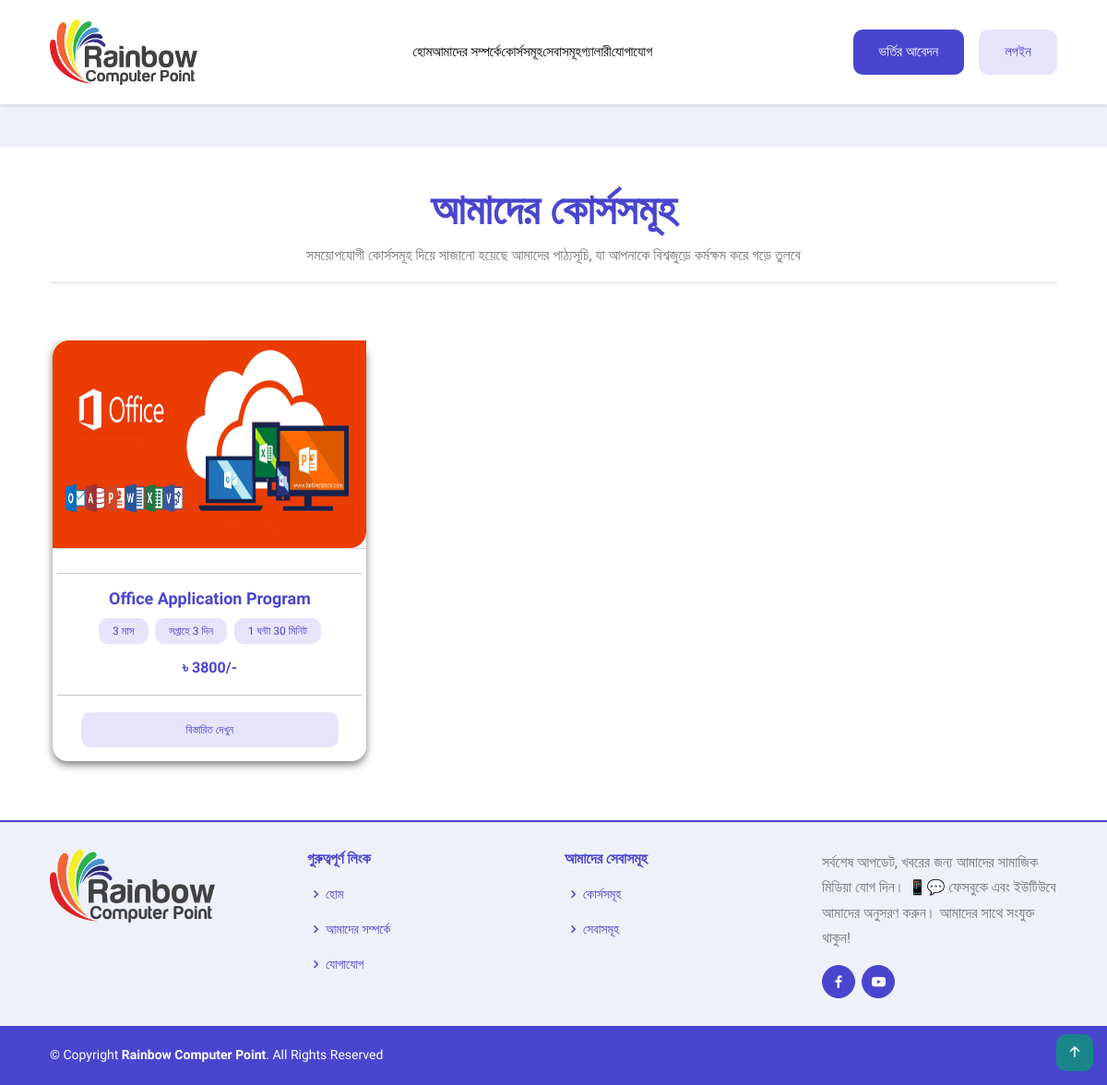
The page /coursePage/ on the database its author committed.
### RainbowApp/models.py (models this page shows)
class CourseInfoModel(models.Model):
    CourseName = models.CharField(max_length=100)
    CourseDuration = models.CharField(max_length=100)
    WeeklyClass = models.CharField(max_length=100)
    ClassDurationHour = models.CharField(max_length=100)
    ClassDurationMinute = models.CharField(max_length=100)
    CourseFee = models.CharField(max_length=100)
    AboutCourse = models.TextField()
    CourseTopics = models.TextField()
    CourseImage = models.ImageField(upload_to='static/courseImg/')

### RainbowProject/views.py (the view)
# urls.py: path('coursePage/',coursePage, name='coursePage'),
def coursePage(request):
    courseData = CourseInfoModel.objects.all()
    context = {
        'courseData': courseData,
    }
    return render(request,'course/coursepage.html',context)

### template/course/coursepage.html (shortened to what this page needs)
{% extends 'master/master.html' %}
{% block content %}
<section class="section course-section">
    <div class="container">
      <div class="row">
        <div class="section-title">
          <h1>আমাদের কোর্সসমূহ</h1>
          <p>সময়োপযোগী কোর্সসমূহ দিয়ে সাজানো হয়েছে আমাদের পাঠ্যসূচি, যা আপনাকে বিশ্বজুড়ে কর্মক্ষম করে গড়ে তুলবে</p>
          <hr>
        </div>
        <div class="row" id="course-cards-container">
          {% for i in courseData %}
          <div class="col-lg-4 course-card-item">
            <div class="card card-item">
              <div class="card-header view view-cascade overlay text-center">
                <img src="/{{i.CourseImage}}" class="card-img-top" alt="profile image">
              </div>
              <div class="card-body">
                <hr>
                <h4 class="card-title"><strong>{{i.CourseName}}</strong></h4>
                <div class="card-info">
                  <button class="btn btn-outline-primary">{{i.CourseDuration}} মাস</button>
                  <button class="btn btn-outline-primary">সপ্তাহে {{i.WeeklyClass}} দিন</button>
                  <button class="btn btn-outline-primary"> {{i.ClassDurationHour}} ঘন্টা {{i.ClassDurationMinute}} মিনিট</button>
                  <p class="price">৳ {{i.CourseFee}}/-</p>
                  <hr>
                  <div class="course-footer">
                    <button class="btn btn-outline-primary">বিস্তারিত দেখুন</button>
                  </div>
                </div>
              </div>
            </div>
          </div>
          {% endfor %}
        </div>
      </div>
    </div>
  </section>
{% endblock content %}

### rows shown on the page
CourseInfoModel: CourseImage (picture), CourseName "Office Application Program", CourseDuration "3", WeeklyClass "3", ClassDurationHour "1", ClassDurationMinute "30", CourseFee "3800"
